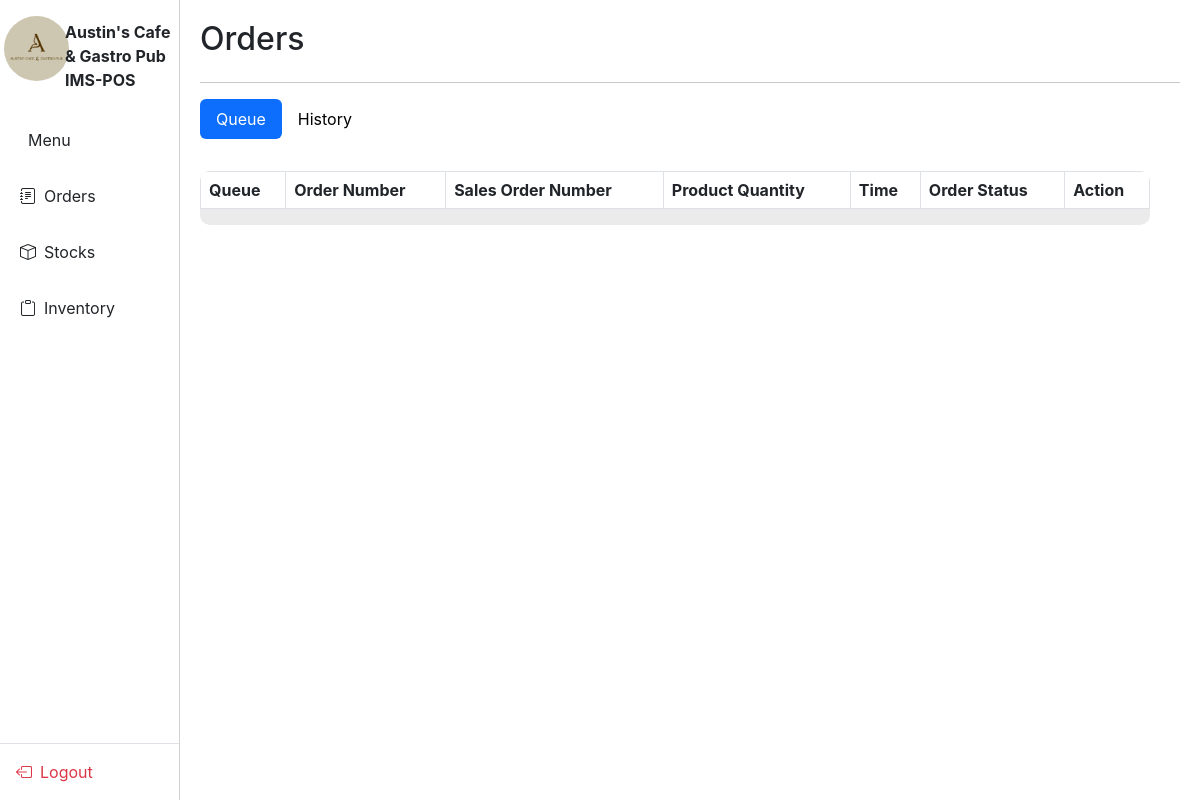
/IMS-POS/orderQueue_History.php, run on an earlier commit of the app's database.
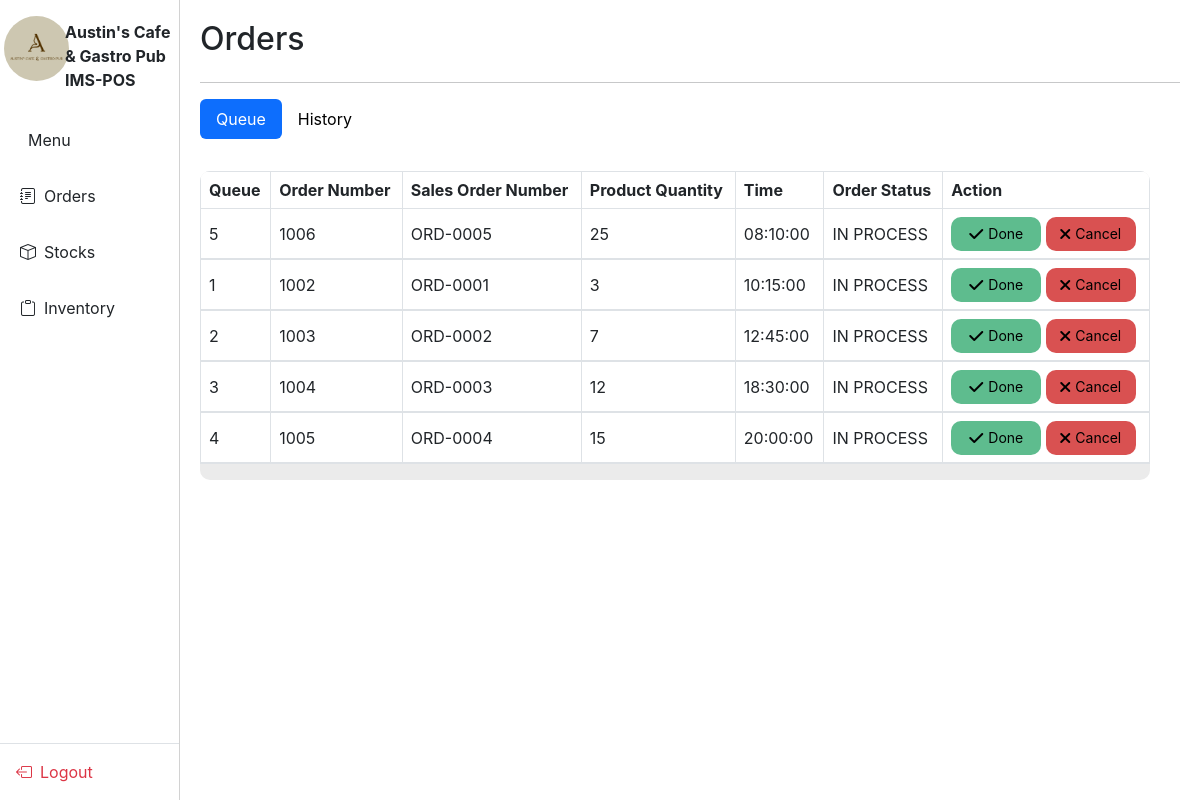
And on a later commit of the database.
### tables this page shows
CREATE TABLE IF NOT EXISTS `tbl_orderitems` (
  `orderItemID` int(11) NOT NULL AUTO_INCREMENT,
  `orderID` int(11) DEFAULT NULL,
  `productID` int(11) DEFAULT NULL,
  `productAddons` text DEFAULT NULL,
  `productQuantity` int(11) NOT NULL,
  `productTotal` decimal(10,2) NOT NULL,
  PRIMARY KEY (`orderItemID`),
  KEY `orderID` (`orderID`),
  KEY `productID` (`productID`),
  CONSTRAINT `tbl_orderitems_ibfk_1` FOREIGN KEY (`orderID`) REFERENCES `tbl_orders` (`orderID`) ON DELETE CASCADE,
  CONSTRAINT `tbl_orderitems_ibfk_2` FOREIGN KEY (`productID`) REFERENCES `tbl_menu` (`productID`) ON DELETE CASCADE
);

CREATE TABLE IF NOT EXISTS `tbl_orders` (
  `orderID` int(11) NOT NULL AUTO_INCREMENT,
  `orderNumber` int(11) NOT NULL,
  `orderDate` date NOT NULL,
  `orderTime` time NOT NULL,
  `orderClass` varchar(8) NOT NULL,
  `orderStatus` ENUM('IN PROCESS', 'DONE', 'CANCELLED') NOT NULL,
  `salesOrderNumber` varchar(50) UNIQUE,
  `employeeID` varchar(9) NOT NULL,  
  PRIMARY KEY (`orderID`),
  UNIQUE KEY `orderNumber` (`orderNumber`),
  CONSTRAINT `fk_employee_id` FOREIGN KEY (`employeeID`) REFERENCES `employees`(`Employee_ID`)  
);

### IMS-POS/orderQueue_History.php (the view, shortened to what this page needs)
<?php
$page = basename($_SERVER['PHP_SELF']);
if ($page == "orderQueue_History.php") {
    echo '<link rel="stylesheet" href="styles/orderQH.css">';
}
?>
<!DOCTYPE html>
<html lang="en">
<head>
    <?php require_once('links.php')?>
    <link href="styles/orderCollapse.css" rel="stylesheet">
    <link href="styles/popupSidebar.css" rel="stylesheet">
    <link rel="stylesheet" href="https://cdnjs.cloudflare.com/ajax/libs/font-awesome/6.0.0/css/all.min.css">
</head>
<body>
    <?php include 'verticalNav.php'; ?>
    <div class="main-content">
        <main role="main" class="content">
            <h2>Orders</h2><hr />
            <ul class="nav nav-pills mb-3" id="orderTabs" role="tablist">
                <li class="nav-item">
                    <a class="nav-link active" id="queue-tab" data-toggle="pill" href="#queue" role="tab" aria-controls="queue" aria-selected="true">Queue</a>
                </li>
                <li class="nav-item">
                    <a class="nav-link" id="history-tab" data-toggle="pill" href="#history" role="tab" aria-controls="history" aria-selected="false">History</a>
                </li>
            </ul>
            <div class="tab-content" id="orderTabsContent">
                <div class="tab-pane fade show active" id="queue" role="tabpanel" aria-labelledby="queue-tab">
                    <div class="table-container mt-3">
                        <table class="table table-bordered">
                            <thead>
                                <tr>
                                    <th>Queue</th>
                                    <th>Order Number</th>
                                    <th>Sales Order Number</th>
                                    <th>Product Quantity</th>
                                    <th>Time</th>
                                    <th>Order Status</th>
                                    <th>Action</th>
                                </tr>
                            </thead>
                            <tbody>
                            <?php
                                    require_once('../Login/database.php');
                                    $queue_orders = $conn->query("
                                        SELECT tbl_orders.*, tbl_orderitems.productQuantity
                                        FROM tbl_orders
                                        LEFT JOIN tbl_orderitems ON tbl_orders.orderID = tbl_orderitems.orderID
                                        WHERE tbl_orders.orderStatus='IN PROCESS'
                                        ORDER BY tbl_orders.orderTime ASC
                                        ");
                                    while ($order = $queue_orders->fetch(PDO::FETCH_ASSOC)) {
                                    echo "<tr class='order-row' data-toggle='collapse' data-target='#orderDetails{$order['orderID']}' aria-expanded='false' aria-controls='orderDetails{$order['orderID']}'>
                                        <td>{$order['orderID']}</td>
                                        <td>{$order['orderNumber']}</td>
                                        <td>{$order['salesOrderNumber']}</td>
                                        <td>{$order['productQuantity']}</td>
                                        <td>{$order['orderTime']}</td>
                                        <td>IN PROCESS</td>
                                        <td>
                                            <button class='btn btn-success btn-sm done'>
                                            <i class='fas fa-check'></i> Done
                                        </button>
                                            <button class='btn btn-danger btn-sm cancel'>
                                            <i class='fas fa-times'></i> Cancel
                                        </button>
                                        </td>
                                            </tr>
                                            <tr class='no-border'>
                                                <td colspan='7' class='p-0'>
                                                <?php include 'orderCollapse.php'; ?>
                                        </td>
                                        </tr>";
                                    }
                                ?>
                            </tbody>
                        </table>
                    </div>
                </div>
    </div>
</main>
</div>
</body>
</html>

### IMS-POS/links.php (shortened to what this page needs)
<link href="https://cdn.jsdelivr.net/npm/bootstrap@5.3.3/dist/css/bootstrap.min.css" rel="stylesheet">
    <link rel="stylesheet" href="https://cdn.jsdelivr.net/npm/flatpickr/dist/flatpickr.min.css">
    <link rel='stylesheet' href='https://cdn-uicons.flaticon.com/2.6.0/uicons-regular-rounded/css/uicons-regular-rounded.css'>
    <link rel='stylesheet' href='https://cdn-uicons.flaticon.com/2.6.0/uicons-solid-rounded/css/uicons-solid-rounded.css'>
    <link rel='stylesheet' href='https://cdn-uicons.flaticon.com/2.6.0/uicons-solid-straight/css/uicons-solid-straight.css'>
    <link rel='stylesheet' href='https://cdn-uicons.flaticon.com/2.6.0/uicons-bold-rounded/css/uicons-bold-rounded.css'>
    <link rel='stylesheet' href='https://cdn-uicons.flaticon.com/2.6.0/uicons-thin-rounded/css/uicons-thin-rounded.css'>
    <link href="https://cdn.jsdelivr.net/npm/bootstrap-icons/font/bootstrap-icons.css" rel="stylesheet">
    <link rel="stylesheet" href="https://cdn.datatables.net/2.2.1/css/dataTables.dataTables.css" />
    <link rel="stylesheet" href="https://cdnjs.cloudflare.com/ajax/libs/twitter-bootstrap/5.3.0/css/bootstrap.min.css">
    <link rel="stylesheet" href="https://cdn.datatables.net/2.2.1/css/dataTables.bootstrap5.css">
    <link rel="stylesheet" href="https://cdn.datatables.net/responsive/3.0.3/css/responsive.bootstrap5.css">
    <link rel="stylesheet" href="https://cdn.datatables.net/2.2.1/css/dataTables.dataTables.css">
    <link rel="stylesheet" href="https://cdn.datatables.net/buttons/3.2.0/css/buttons.bootstrap5.css">
    <link href="https://unpkg.com/filepond/dist/filepond.css" rel="stylesheet">
    <link href="https://unpkg.com/filepond-plugin-image-preview/dist/filepond-plugin-image-preview.css" rel="stylesheet">
    <link rel="stylesheet" href="styles/nav.css">
    <link href="styles/POS.css" rel="stylesheet">
    <link href="styles/IMS.CSS" rel="stylesheet">

### IMS-POS/verticalNav.php (shortened to what this page needs)
<div class="offcanvas offcanvas-start show" id="nav" tabindex="1" data-bs-scroll="true" data-bs-backdrop="false">
    <div class="p-3">
        <div>
        <div class="row">
            <div class="col-md-8 col-xl-4 col-lg-12 p-0">
                <img src="resources/logo.png" alt="Logo" style="width: 65px; height: 65px; object-fit: cover;" class="rounded-circle">
            </div>
            <div class="col-md-8 col-xl-8 col-lg-12 p-1">
                <span id="offcanvasScrollingLabel" class="flex-grow-1 w-75" style="font-size: 16px;"><b>Austin's Cafe & Gastro Pub IMS-POS</b></span>
            </div>
        </div>
        </div>
    </div>
    <div class="offcanvas-body p-0">
        <ul class="list-group list-group-flush">
            <li class="list-group-item border-0 py-3 d-flex align-items-center">
                <a href="menu.php" class="ms-2 text-decoration-none text-dark w-100">Menu</a>
            </li>
            <li class="list-group-item border-0 py-3 d-flex align-items-center">
                <i class="bi bi-journal-text"></i>
                <a href="orderQueue_History.php" class="ms-2 text-decoration-none text-dark w-100">Orders</a>
            </li>
            <li class="list-group-item border-0 py-3 d-flex align-items-center">
                <i class="bi bi-box"></i>
                <a href="stockPage.php" class="ms-2 text-decoration-none text-dark w-100">Stocks</a>
            </li>
            <li class="list-group-item border-0 py-3 d-flex align-items-center">
                <i class="bi bi-clipboard"></i>
                <a href="Inventory_Item-Records.php" class="ms-2 text-decoration-none text-dark w-100">Inventory</a>
            </li>
        </ul>
    </div>
    <div class="offcanvas-footer border-top p-3">
        <a href="/Austin-sIMS-POS/Login/logout.php" class="d-flex align-items-center text-danger text-decoration-none">
            <i class="bi bi-box-arrow-left"></i>
            <span class="ms-2">Logout</span>
        </a>
    </div>
</div>

### IMS-POS/styles/orderQH.css (style rules this page uses)
body, html { height: 100%; margin: 0; padding: 0; overflow-x: hidden; }
.main-content { display: flex; height: 100%; margin-left: 15%; }
.content { padding: 20px; background-color: #ffffff; display: flex; flex-direction: column; overflow-y: auto; flex: 1; }
.table-container { background-color: #EBEBEB; border-radius: 10px; overflow: hidden; padding: 0; flex: 1; margin-right: 30px; margin-top: 10px; overflow-x: scroll; }
.order-row td, .history-row td { padding: 8px; height: 50px; vertical-align: middle; }
.btn.cancel { background-color: #D95151; color: #000; border: none; border-radius: 10px; padding: 5px 10px; }
.btn.done { background-color: #5EBC8E; color: #000; border: none; border-radius: 10px; padding: 5px 10px; }
.btn { width: 38%; height: 105%; border-radius: 10px !important; display: inline-flex !important; }
.table-container { margin-top: 10px; }
.d-flex { display: flex !important; }
.align-items-center { align-items: center !important; }

### IMS-POS/styles/nav.css (style rules this page uses)
#nav { position: fixed; width: 15%; }
.list-group-item { border: none; padding: 10px 20px; border-radius: 10px; transition: all 0.3s ease; }

### IMS-POS/styles/POS.css (style rules this page uses)
body { font-family: Inter, Arial; }

### IMS-POS/orderQueue_History.php (style rules this page uses)
.btn-sm { display: flex; align-items: center; justify-content: center; gap: 5px; text-align: center; width: 90px; }
.btn-sm i { font-size: 16px; }

What changed in the data, as far as the page shows it:
added tbl_orderitems: orderID.orderID "5", orderID.orderNumber "1006", orderID.salesOrderNumber "ORD-0005", productQuantity "25", orderID.orderTime "08:10:00"
added tbl_orderitems: orderID.orderID "1", orderID.orderNumber "1002", orderID.salesOrderNumber "ORD-0001", productQuantity "3", orderID.orderTime "10:15:00"
added tbl_orderitems: orderID.orderID "2", orderID.orderNumber "1003", orderID.salesOrderNumber "ORD-0002", productQuantity "7", orderID.orderTime "12:45:00"
added tbl_orderitems: orderID.orderID "3", orderID.orderNumber "1004", orderID.salesOrderNumber "ORD-0003", productQuantity "12", orderID.orderTime "18:30:00"
added tbl_orderitems: orderID.orderID "4", orderID.orderNumber "1005", orderID.salesOrderNumber "ORD-0004", productQuantity "15", orderID.orderTime "20:00:00"
